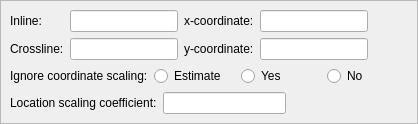
            <widget class="QFrame" name="formatChangeFrame">
             <property name="sizePolicy">
              <sizepolicy hsizetype="Expanding" vsizetype="Expanding">
               <horstretch>0</horstretch>
               <verstretch>0</verstretch>
              </sizepolicy>
             </property>
             <property name="toolTip">
              <string/>
             </property>
             <property name="frameShape">
              <enum>QFrame::StyledPanel</enum>
             </property>
             <property name="frameShadow">
              <enum>QFrame::Raised</enum>
             </property>
             <layout class="QGridLayout">
              <property name="margin">
               <number>9</number>
              </property>
              <property name="spacing">
               <number>6</number>
              </property>
              <item row="1" column="0">
               <layout class="QHBoxLayout">
                <property name="spacing">
                 <number>6</number>
                </property>
                <property name="margin">
                 <number>0</number>
                </property>
                <item>
                 <widget class="QLabel" name="bypassCoordinateLabel">
                  <property name="toolTip">
                   <string>Indicates whether coordinate scaling information should be used</string>
                  </property>
                  <property name="text">
                   <string>Ignore coordinate scaling:</string>
                  </property>
                 </widget>
                </item>
                <item>
                 <widget class="QRadioButton" name="bypassCoordinateEstimateRadioButton">
                  <property name="toolTip">
                   <string>&lt;qt&gt;Estimate the coordinate scaling.</string>
                  </property>
                  <property name="text">
                   <string>Estimate</string>
                  </property>
                 </widget>
                </item>
                <item>
                 <widget class="QRadioButton" name="bypassCoordinateYesRadioButton">
                  <property name="toolTip">
                   <string>&lt;qt&gt;Ignor coordinate scaling.</string>
                  </property>
                  <property name="text">
                   <string>Yes</string>
                  </property>
                 </widget>
                </item>
                <item>
                 <widget class="QRadioButton" name="bypassCoordinateNoRadioButton">
                  <property name="toolTip">
                   <string>&lt;qt&gt;Define coordinate scaling.</string>
                  </property>
                  <property name="text">
                   <string>No</string>
                  </property>
                 </widget>
                </item>
               </layout>
              </item>
              <item row="0" column="0">
               <layout class="QGridLayout">
                <property name="margin">
                 <number>0</number>
                </property>
                <property name="spacing">
                 <number>6</number>
                </property>
                <item row="0" column="0">
                 <widget class="QLabel" name="inline_label">
                  <property name="toolTip">
                   <string>The byte location for the inline in the trace header</string>
                  </property>
                  <property name="text">
                   <string>Inline:</string>
                  </property>
                  <property name="buddy">
                   <cstring>crosslineLineEdit</cstring>
                  </property>
                 </widget>
                </item>
                <item row="1" column="3">
                 <widget class="QLineEdit" name="yCoordLineEdit">
                  <property name="maximumSize">
                   <size>
                    <width>200</width>
                    <height>16777215</height>
                   </size>
                  </property>
                  <property name="toolTip">
                   <string>The byte location for the y-coordinate in the trace header</string>
                  </property>
                  <property name="styleSheet">
                   <string notr="true"/>
                  </property>
                 </widget>
                </item>
                <item row="1" column="1">
                 <widget class="QLineEdit" name="crosslineLineEdit">
                  <property name="maximumSize">
                   <size>
                    <width>200</width>
                    <height>16777215</height>
                   </size>
                  </property>
                  <property name="toolTip">
                   <string>The byte location for the crossline in the trace header</string>
                  </property>
                  <property name="styleSheet">
                   <string notr="true"/>
                  </property>
                 </widget>
                </item>
                <item row="0" column="3">
                 <widget class="QLineEdit" name="xCoordLineEdit">
                  <property name="maximumSize">
                   <size>
                    <width>200</width>
                    <height>16777215</height>
                   </size>
                  </property>
                  <property name="toolTip">
                   <string>The byte location for the x-coordinate in the trace header</string>
                  </property>
                  <property name="styleSheet">
                   <string notr="true"/>
                  </property>
                 </widget>
                </item>
                <item row="0" column="1">
                 <widget class="QLineEdit" name="inlineLineEdit">
                  <property name="maximumSize">
                   <size>
                    <width>200</width>
                    <height>16777215</height>
                   </size>
                  </property>
                  <property name="toolTip">
                   <string>The byte location for the inline in the trace header</string>
                  </property>
                  <property name="styleSheet">
                   <string notr="true"/>
                  </property>
                 </widget>
                </item>
                <item row="1" column="0">
                 <widget class="QLabel" name="crossline_label">
                  <property name="toolTip">
                   <string>The byte location for the crossline in the trace header</string>
                  </property>
                  <property name="text">
                   <string>Crossline:</string>
                  </property>
                  <property name="buddy">
                   <cstring>crosslineLineEdit</cstring>
                  </property>
                 </widget>
                </item>
                <item row="1" column="2">
                 <widget class="QLabel" name="y_coord_label">
                  <property name="toolTip">
                   <string>The byte location for the y-coordinate in the trace header</string>
                  </property>
                  <property name="text">
                   <string>y-coordinate:</string>
                  </property>
                  <property name="buddy">
                   <cstring>crosslineLineEdit</cstring>
                  </property>
                 </widget>
                </item>
                <item row="0" column="2">
                 <widget class="QLabel" name="x_coord_label">
                  <property name="toolTip">
                   <string>The byte location for the x-coordinate in the trace header</string>
                  </property>
                  <property name="text">
                   <string>x-coordinate:</string>
                  </property>
                  <property name="buddy">
                   <cstring>xCoordLineEdit</cstring>
                  </property>
                 </widget>
                </item>
                <item row="0" column="4">
                 <spacer>
                  <property name="orientation">
                   <enum>Qt::Horizontal</enum>
                  </property>
                  <property name="sizeHint" stdset="0">
                   <size>
                    <width>40</width>
                    <height>20</height>
                   </size>
                  </property>
                 </spacer>
                </item>
               </layout>
              </item>
              <item row="2" column="0">
               <layout class="QHBoxLayout">
                <property name="spacing">
                 <number>6</number>
                </property>
                <property name="margin">
                 <number>0</number>
                </property>
                <item>
                 <widget class="QLabel" name="location_scaling_label">
                  <property name="toolTip">
                   <string>&lt;qt&gt;Integer for location scaling.</string>
                  </property>
                  <property name="text">
                   <string>Location scaling coefficient:</string>
                  </property>
                  <property name="buddy">
                   <cstring>locationScalingLineEdit</cstring>
                  </property>
                 </widget>
                </item>
                <item>
                 <widget class="QLineEdit" name="locationScalingLineEdit">
                  <property name="toolTip">
                   <string>&lt;qt&gt;Integer for location scaling.</string>
                  </property>
                 </widget>
                </item>
                <item>
                 <spacer>
                  <property name="orientation">
                   <enum>Qt::Horizontal</enum>
                  </property>
                  <property name="sizeHint" stdset="0">
                   <size>
                    <width>40</width>
                    <height>20</height>
                   </size>
                  </property>
                 </spacer>
                </item>
               </layout>
              </item>
             </layout>
            </widget>
